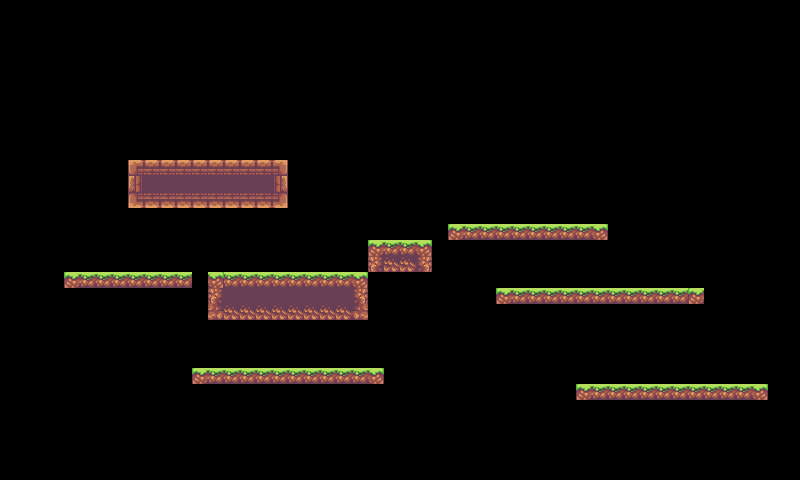

The image is a tile-based game level rendered from a .tmx file. Its description and complete source (layers, tilesets, objects, tile grids) follow:
An orthogonal 50x30 tile map with 16x16 px tiles, 1 tile layer (Capa de Patrones 1).

<map version="1.2" tiledversion="1.2.0" orientation="orthogonal" renderorder="right-down" width="50" height="30" tilewidth="16" tileheight="16" infinite="0" nextlayerid="3" nextobjectid="14">
 <tileset firstgid="1" name="tileset" tilewidth="16" tileheight="16" tilecount="575" columns="25">
  <image source="tileset.png" width="400" height="368" />
 </tileset>
 <layer id="2" name="Capa de Patrones 1" width="50" height="30">
  <data encoding="csv">
0,0,0,0,0,0,0,0,0,0,0,0,0,0,0,0,0,0,0,0,0,0,0,0,0,0,0,0,0,0,0,0,0,0,0,0,0,0,0,0,0,0,0,0,0,0,0,0,0,0,
0,0,0,0,0,0,0,0,0,0,0,0,0,0,0,0,0,0,0,0,0,0,0,0,0,0,0,0,0,0,0,0,0,0,0,0,0,0,0,0,0,0,0,0,0,0,0,0,0,0,
0,0,0,0,0,0,0,0,0,0,0,0,0,0,0,0,0,0,0,0,0,0,0,0,0,0,0,0,0,0,0,0,0,0,0,0,0,0,0,0,0,0,0,0,0,0,0,0,0,0,
0,0,0,0,0,0,0,0,0,0,0,0,0,0,0,0,0,0,0,0,0,0,0,0,0,0,0,0,0,0,0,0,0,0,0,0,0,0,0,0,0,0,0,0,0,0,0,0,0,0,
0,0,0,0,0,0,0,0,0,0,0,0,0,0,0,0,0,0,0,0,0,0,0,0,0,0,0,0,0,0,0,0,0,0,0,0,0,0,0,0,0,0,0,0,0,0,0,0,0,0,
0,0,0,0,0,0,0,0,0,0,0,0,0,0,0,0,0,0,0,0,0,0,0,0,0,0,0,0,0,0,0,0,0,0,0,0,0,0,0,0,0,0,0,0,0,0,0,0,0,0,
0,0,0,0,0,0,0,0,0,0,0,0,0,0,0,0,0,0,0,0,0,0,0,0,0,0,0,0,0,0,0,0,0,0,0,0,0,0,0,0,0,0,0,0,0,0,0,0,0,0,
0,0,0,0,0,0,0,0,0,0,0,0,0,0,0,0,0,0,0,0,0,0,0,0,0,0,0,0,0,0,0,0,0,0,0,0,0,0,0,0,0,0,0,0,0,0,0,0,0,0,
0,0,0,0,0,0,0,0,0,0,0,0,0,0,0,0,0,0,0,0,0,0,0,0,0,0,0,0,0,0,0,0,0,0,0,0,0,0,0,0,0,0,0,0,0,0,0,0,0,0,
0,0,0,0,0,0,0,0,0,0,0,0,0,0,0,0,0,0,0,0,0,0,0,0,0,0,0,0,0,0,0,0,0,0,0,0,0,0,0,0,0,0,0,0,0,0,0,0,0,0,
0,0,0,0,0,0,0,0,191,193,193,193,193,193,193,193,193,195,0,0,0,0,0,0,0,0,0,0,0,528,0,0,0,0,0,0,0,0,0,0,0,0,0,0,0,0,0,0,0,0,
0,0,0,0,0,0,0,0,241,243,243,243,243,243,243,243,243,245,0,0,0,0,0,0,0,0,0,0,0,0,0,0,0,0,0,0,0,0,0,0,0,0,0,0,0,0,0,0,0,0,
0,0,0,0,0,0,0,0,291,293,293,293,293,293,293,293,293,295,0,0,0,0,0,0,0,0,0,0,0,0,0,0,0,0,0,0,0,0,0,0,0,0,0,0,0,0,0,0,0,0,
0,0,0,0,0,0,0,0,0,0,0,0,0,0,0,0,0,0,0,0,0,0,0,0,0,0,0,0,0,0,0,0,0,0,0,0,0,0,0,0,0,0,0,0,0,0,0,0,0,0,
0,0,0,0,0,0,0,0,0,0,0,0,0,0,0,0,0,0,0,0,0,0,0,0,0,0,0,0,27,29,29,29,29,29,29,29,29,31,0,0,0,0,0,0,0,0,0,0,0,0,
0,0,0,0,0,0,0,0,0,0,0,0,0,0,0,0,0,0,0,0,0,0,0,27,29,29,31,0,0,0,0,0,0,0,0,0,0,0,0,0,0,0,0,0,0,0,0,0,0,0,
0,0,0,0,0,0,0,0,0,0,0,0,0,0,0,0,0,0,0,0,0,0,0,77,129,129,81,0,0,0,0,0,0,0,0,0,0,0,0,0,0,0,0,0,0,0,0,0,0,0,
0,0,0,0,27,29,29,29,29,29,29,29,0,31,29,29,29,29,29,29,29,29,31,0,0,0,0,0,0,0,0,0,0,0,0,0,0,0,0,0,0,0,0,0,0,0,0,0,0,0,
0,0,0,0,0,0,0,0,0,0,0,0,0,77,243,243,243,243,243,243,243,243,81,0,0,0,0,0,0,0,0,27,29,29,29,29,29,29,29,29,29,29,29,27,0,0,0,0,0,0,
0,0,0,0,0,0,0,0,0,0,0,0,0,127,129,129,129,129,129,129,129,129,131,0,0,0,0,0,0,0,0,0,0,0,0,0,0,0,0,0,0,0,0,0,0,0,0,0,0,0,
0,0,0,0,0,0,0,0,0,0,0,0,0,0,0,0,0,0,0,0,0,0,0,0,0,0,0,0,0,0,0,0,0,0,0,0,0,0,0,0,0,0,0,0,0,0,0,0,0,0,
0,0,0,0,0,0,0,0,0,0,0,0,0,0,0,0,0,0,0,0,0,0,0,0,0,0,0,0,0,0,0,0,0,0,0,0,0,0,0,0,0,0,0,0,0,0,0,0,0,0,
0,0,0,0,0,0,0,0,0,0,0,0,0,0,0,0,0,0,0,0,0,0,0,0,0,0,0,0,0,0,0,0,0,0,0,0,0,0,0,0,0,0,0,0,0,0,0,0,0,0,
0,0,0,0,0,0,0,0,0,0,0,0,27,29,29,29,29,29,29,29,29,29,29,31,0,0,0,0,0,0,0,0,0,0,0,0,0,0,0,0,0,0,0,0,0,0,0,0,0,0,
0,0,0,0,0,0,0,0,0,0,0,0,0,0,0,0,0,0,0,0,0,0,0,0,0,0,0,0,0,0,0,0,0,0,0,0,27,29,29,29,29,29,29,29,29,29,29,31,0,0,
0,0,0,0,0,0,0,0,0,0,0,0,0,0,0,0,0,0,0,0,0,0,0,0,0,0,0,0,0,0,0,0,0,0,0,0,0,0,0,0,0,0,0,0,0,0,0,0,0,0,
0,0,0,0,0,0,0,0,0,0,0,0,0,0,0,0,0,0,0,0,0,0,0,0,0,0,0,0,0,0,0,0,0,0,0,0,0,0,0,0,0,0,0,0,0,0,0,0,0,0,
0,0,0,0,0,0,0,0,0,0,0,0,0,0,0,0,0,0,0,0,0,0,0,0,0,0,0,0,0,0,0,0,0,0,0,0,0,0,0,0,0,0,0,0,0,0,0,0,0,0,
0,0,0,0,0,0,0,0,0,0,0,0,0,0,0,0,0,0,0,0,0,0,0,0,0,0,0,0,0,0,0,0,0,0,0,0,0,0,0,0,0,0,0,0,0,0,0,0,0,0,
0,0,0,0,0,0,0,0,0,0,0,0,0,0,0,0,0,0,0,0,0,0,0,0,0,0,0,0,0,0,0,0,0,0,0,0,0,0,0,0,0,0,0,0,0,0,0,0,0,0
</data>
 </layer>
</map>